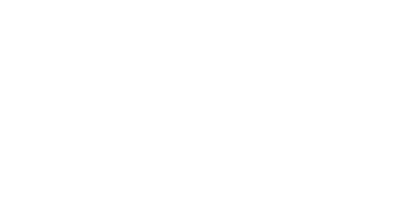
Frame 1 (no input)
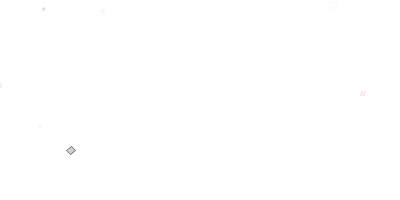
Frame 60 (the mouse pressed at the canvas centre just before this capture)
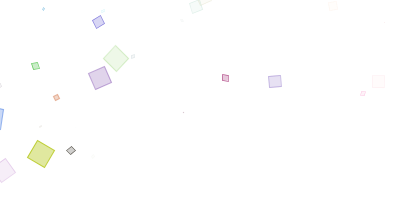
Frame 120 (the mouse held since frame 60 and released just before this capture)

The Processing sketch that drew these frames (run headless with seeded random() and noise(); from frame 60 on, the mouse is pressed at the canvas centre):

// Processing sketch: processing_88164
// ── processing_88164.pde

//Learning processing
//Variables and type casting

float Cr;
float Cg;
float Cb;
float Ca;
float Rad;
float x;
float y;
float move = 1;
void setup(){
  //int goldenRatio = (int) (1+sqrt(5)/2);
  //Commonly used Java type casting syntax,works the same as
  //int goldenRatio = int(1+sqrt(5)/2);
  //int side = 300;
  //size(side*goldenRatio,side);
  size(400,200);
  smooth();
  background(255);
  frameRate(500);
 
}
void draw(){
colorMode(RGB,1);
Cr = random(1);
Cg = random(1);  
Cb = random(1); 
Ca = random(1);
Rad = random(width/10); 
x = random(width);
y = random(height);
float lin=move/height;
//lin = pow(lin,2);
stroke(Cr,Cg,Cb,Ca);
strokeWeight(2*lin);
fill(Cr,Cg,Cb,Ca*lin);
rotate(x*y*move);
rect(x,move,Rad*lin,Rad*lin);
//ellipse(x,move,Rad*lin+5,Rad*lin+5);
//stroke(1);
//ellipse(x,move,Rad*lin+10,Rad*lin+10);
move = frameCount%height  ;
//int rand = int(random(1,100));
//println(move/height);

}
